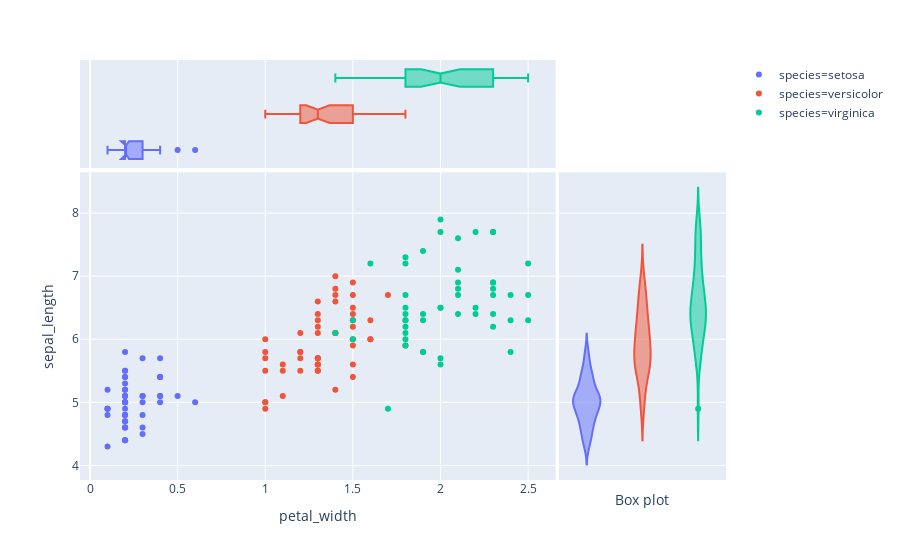

The cell this chart's notebook holds for it:
### Code cell
fig1.show()

### Figure 1 — Plotly figure (JSON) as saved in the notebook; plotly's stock layout.template omitted (floating-point values rounded to 4 significant figures)
{"data": [{"hoverlabel": {"namelength": 0}, "hovertemplate": "species=setosa<br>petal_width=%{x}<br>sepal_length=%{y}", "legendgroup": "species=setosa", "marker": {"color": "#636efa", "symbol": "circle"}, "mode": "markers", "name": "species=setosa", "showlegend": true, "type": "scatter", "x": [0.2, 0.2, 0.2, 0.2, 0.2, 0.4, 0.3, 0.2, 0.2, 0.1, 0.2, 0.2, 0.1, 0.1, 0.2, 0.4, 0.4, 0.3, 0.3, 0.3, 0.2, 0.4, 0.2, 0.5, 0.2, 0.2, 0.4, 0.2, 0.2, 0.2, 0.2, 0.4, 0.1, 0.2, 0.1, 0.2, 0.2, 0.1, 0.2, 0.2, 0.3, 0.3, 0.2, 0.6, 0.4, 0.3, 0.2, 0.2, 0.2, 0.2], "xaxis": "x", "y": [5.1, 4.9, 4.7, 4.6, 5, 5.4, 4.6, 5, 4.4, 4.9, 5.4, 4.8, 4.8, 4.3, 5.8, 5.7, 5.4, 5.1, 5.7, 5.1, 5.4, 5.1, 4.6, 5.1, 4.8, 5, 5, 5.2, 5.2, 4.7, 4.8, 5.4, 5.2, 5.5, 4.9, 5, 5.5, 4.9, 4.4, 5.1, 5, 4.5, 4.4, 5, 5.1, 4.8, 5.1, 4.6, 5.3, 5], "yaxis": "y"}, {"alignmentgroup": "True", "hoverlabel": {"namelength": 0}, "hovertemplate": "species=setosa<br>petal_width=%{x}", "legendgroup": "species=setosa", "marker": {"color": "#636efa", "symbol": "circle"}, "name": "species=setosa", "notched": true, "offsetgroup": "species=setosa", "showlegend": false, "type": "box", "x": [0.2, 0.2, 0.2, 0.2, 0.2, 0.4, 0.3, 0.2, 0.2, 0.1, 0.2, 0.2, 0.1, 0.1, 0.2, 0.4, 0.4, 0.3, 0.3, 0.3, 0.2, 0.4, 0.2, 0.5, 0.2, 0.2, 0.4, 0.2, 0.2, 0.2, 0.2, 0.4, 0.1, 0.2, 0.1, 0.2, 0.2, 0.1, 0.2, 0.2, 0.3, 0.3, 0.2, 0.6, 0.4, 0.3, 0.2, 0.2, 0.2, 0.2], "xaxis": "x3", "yaxis": "y3"}, {"alignmentgroup": "True", "hoverlabel": {"namelength": 0}, "hovertemplate": "species=setosa<br>sepal_length=%{y}", "legendgroup": "species=setosa", "marker": {"color": "#636efa", "symbol": "circle"}, "name": "species=setosa", "offsetgroup": "species=setosa", "scalegroup": "y", "showlegend": false, "type": "violin", "xaxis": "x2", "y": [5.1, 4.9, 4.7, 4.6, 5, 5.4, 4.6, 5, 4.4, 4.9, 5.4, 4.8, 4.8, 4.3, 5.8, 5.7, 5.4, 5.1, 5.7, 5.1, 5.4, 5.1, 4.6, 5.1, 4.8, 5, 5, 5.2, 5.2, 4.7, 4.8, 5.4, 5.2, 5.5, 4.9, 5, 5.5, 4.9, 4.4, 5.1, 5, 4.5, 4.4, 5, 5.1, 4.8, 5.1, 4.6, 5.3, 5], "yaxis": "y2"}, {"hoverlabel": {"namelength": 0}, "hovertemplate": "species=versicolor<br>petal_width=%{x}<br>sepal_length=%{y}", "legendgroup": "species=versicolor", "marker": {"color": "#EF553B", "symbol": "circle"}, "mode": "markers", "name": "species=versicolor", "showlegend": true, "type": "scatter", "x": [1.4, 1.5, 1.5, 1.3, 1.5, 1.3, 1.6, 1, 1.3, 1.4, 1, 1.5, 1, 1.4, 1.3, 1.4, 1.5, 1, 1.5, 1.1, 1.8, 1.3, 1.5, 1.2, 1.3, 1.4, 1.4, 1.7, 1.5, 1, 1.1, 1, 1.2, 1.6, 1.5, 1.6, 1.5, 1.3, 1.3, 1.3, 1.2, 1.4, 1.2, 1, 1.3, 1.2, 1.3, 1.3, 1.1, 1.3], "xaxis": "x", "y": [7, 6.4, 6.9, 5.5, 6.5, 5.7, 6.3, 4.9, 6.6, 5.2, 5, 5.9, 6, 6.1, 5.6, 6.7, 5.6, 5.8, 6.2, 5.6, 5.9, 6.1, 6.3, 6.1, 6.4, 6.6, 6.8, 6.7, 6, 5.7, 5.5, 5.5, 5.8, 6, 5.4, 6, 6.7, 6.3, 5.6, 5.5, 5.5, 6.1, 5.8, 5, 5.6, 5.7, 5.7, 6.2, 5.1, 5.7], "yaxis": "y"}, {"alignmentgroup": "True", "hoverlabel": {"namelength": 0}, "hovertemplate": "species=versicolor<br>petal_width=%{x}", "legendgroup": "species=versicolor", "marker": {"color": "#EF553B", "symbol": "circle"}, "name": "species=versicolor", "notched": true, "offsetgroup": "species=versicolor", "showlegend": false, "type": "box", "x": [1.4, 1.5, 1.5, 1.3, 1.5, 1.3, 1.6, 1, 1.3, 1.4, 1, 1.5, 1, 1.4, 1.3, 1.4, 1.5, 1, 1.5, 1.1, 1.8, 1.3, 1.5, 1.2, 1.3, 1.4, 1.4, 1.7, 1.5, 1, 1.1, 1, 1.2, 1.6, 1.5, 1.6, 1.5, 1.3, 1.3, 1.3, 1.2, 1.4, 1.2, 1, 1.3, 1.2, 1.3, 1.3, 1.1, 1.3], "xaxis": "x3", "yaxis": "y3"}, {"alignmentgroup": "True", "hoverlabel": {"namelength": 0}, "hovertemplate": "species=versicolor<br>sepal_length=%{y}", "legendgroup": "species=versicolor", "marker": {"color": "#EF553B", "symbol": "circle"}, "name": "species=versicolor", "offsetgroup": "species=versicolor", "scalegroup": "y", "showlegend": false, "type": "violin", "xaxis": "x2", "y": [7, 6.4, 6.9, 5.5, 6.5, 5.7, 6.3, 4.9, 6.6, 5.2, 5, 5.9, 6, 6.1, 5.6, 6.7, 5.6, 5.8, 6.2, 5.6, 5.9, 6.1, 6.3, 6.1, 6.4, 6.6, 6.8, 6.7, 6, 5.7, 5.5, 5.5, 5.8, 6, 5.4, 6, 6.7, 6.3, 5.6, 5.5, 5.5, 6.1, 5.8, 5, 5.6, 5.7, 5.7, 6.2, 5.1, 5.7], "yaxis": "y2"}, {"hoverlabel": {"namelength": 0}, "hovertemplate": "species=virginica<br>petal_width=%{x}<br>sepal_length=%{y}", "legendgroup": "species=virginica", "marker": {"color": "#00cc96", "symbol": "circle"}, "mode": "markers", "name": "species=virginica", "showlegend": true, "type": "scatter", "x": [2.5, 1.9, 2.1, 1.8, 2.2, 2.1, 1.7, 1.8, 1.8, 2.5, 2, 1.9, 2.1, 2, 2.4, 2.3, 1.8, 2.2, 2.3, 1.5, 2.3, 2, 2, 1.8, 2.1, 1.8, 1.8, 1.8, 2.1, 1.6, 1.9, 2, 2.2, 1.5, 1.4, 2.3, 2.4, 1.8, 1.8, 2.1, 2.4, 2.3, 1.9, 2.3, 2.5, 2.3, 1.9, 2, 2.3, 1.8], "xaxis": "x", "y": [6.3, 5.8, 7.1, 6.3, 6.5, 7.6, 4.9, 7.3, 6.7, 7.2, 6.5, 6.4, 6.8, 5.7, 5.8, 6.4, 6.5, 7.7, 7.7, 6, 6.9, 5.6, 7.7, 6.3, 6.7, 7.2, 6.2, 6.1, 6.4, 7.2, 7.4, 7.9, 6.4, 6.3, 6.1, 7.7, 6.3, 6.4, 6, 6.9, 6.7, 6.9, 5.8, 6.8, 6.7, 6.7, 6.3, 6.5, 6.2, 5.9], "yaxis": "y"}, {"alignmentgroup": "True", "hoverlabel": {"namelength": 0}, "hovertemplate": "species=virginica<br>petal_width=%{x}", "legendgroup": "species=virginica", "marker": {"color": "#00cc96", "symbol": "circle"}, "name": "species=virginica", "notched": true, "offsetgroup": "species=virginica", "showlegend": false, "type": "box", "x": [2.5, 1.9, 2.1, 1.8, 2.2, 2.1, 1.7, 1.8, 1.8, 2.5, 2, 1.9, 2.1, 2, 2.4, 2.3, 1.8, 2.2, 2.3, 1.5, 2.3, 2, 2, 1.8, 2.1, 1.8, 1.8, 1.8, 2.1, 1.6, 1.9, 2, 2.2, 1.5, 1.4, 2.3, 2.4, 1.8, 1.8, 2.1, 2.4, 2.3, 1.9, 2.3, 2.5, 2.3, 1.9, 2, 2.3, 1.8], "xaxis": "x3", "yaxis": "y3"}, {"alignmentgroup": "True", "hoverlabel": {"namelength": 0}, "hovertemplate": "species=virginica<br>sepal_length=%{y}", "legendgroup": "species=virginica", "marker": {"color": "#00cc96", "symbol": "circle"}, "name": "species=virginica", "offsetgroup": "species=virginica", "scalegroup": "y", "showlegend": false, "type": "violin", "xaxis": "x2", "y": [6.3, 5.8, 7.1, 6.3, 6.5, 7.6, 4.9, 7.3, 6.7, 7.2, 6.5, 6.4, 6.8, 5.7, 5.8, 6.4, 6.5, 7.7, 7.7, 6, 6.9, 5.6, 7.7, 6.3, 6.7, 7.2, 6.2, 6.1, 6.4, 7.2, 7.4, 7.9, 6.4, 6.3, 6.1, 7.7, 6.3, 6.4, 6, 6.9, 6.7, 6.9, 5.8, 6.8, 6.7, 6.7, 6.3, 6.5, 6.2, 5.9], "yaxis": "y2"}], "layout": {"legend": {"tracegroupgap": 0}, "margin": {"t": 60}, "xaxis": {"anchor": "y", "domain": [0, 0.7363], "title": {"text": "petal_width"}}, "xaxis2": {"anchor": "y2", "domain": [0.7413, 1], "matches": "x2", "showgrid": false, "showline": false, "showticklabels": false, "ticks": "", "title": {"text": "Box plot"}}, "xaxis3": {"anchor": "y3", "domain": [0, 0.7363], "matches": "x", "showgrid": true, "showticklabels": false}, "xaxis4": {"anchor": "y4", "domain": [0.7413, 1], "matches": "x2", "showgrid": false, "showline": false, "showticklabels": false, "ticks": ""}, "yaxis": {"anchor": "x", "domain": [0, 0.7326], "title": {"text": "sepal_length"}}, "yaxis2": {"anchor": "x2", "domain": [0, 0.7326], "matches": "y", "showgrid": true, "showticklabels": false}, "yaxis3": {"anchor": "x3", "domain": [0.7426, 1], "matches": "y3", "showgrid": false, "showline": false, "showticklabels": false, "ticks": ""}, "yaxis4": {"anchor": "x4", "domain": [0.7426, 1], "matches": "y3", "showgrid": true, "showline": false, "showticklabels": false, "ticks": ""}}}
